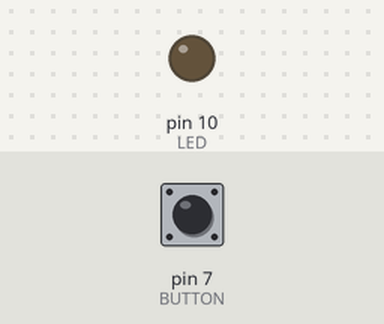
The sketch below on a simulated Arduino Uno, built with avr-gcc and run on an emulated ATmega328P. Parts: output pins drawn as LEDs (lit = HIGH). The inputs (shaded band) are chosen by the test bench; at power-on: pin 7 (BUTTON) LOW.

Above: at 1.2 s.
1.3 s: pin 7 (BUTTON) pulled HIGH for 0.15 s
At 2.71 s:
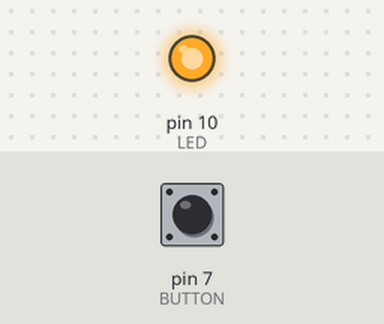
4.3 s: pin 7 (BUTTON) pulled HIGH for 1 s
Timing chart, 0 to 7.3 s (numbered marks = the images above; inputs shaded):
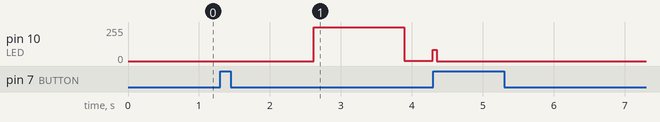

Measured:
- after the input at 1.3 s, pin 10 (LED): 0/255 → 255/255 after 1.3 s, → 3/255 1.3 s later, → 83/255 0.41 s later

The sketch:

led_pulse.ino
```cpp
const int BUTTON = 7;
const int LED = 10;

int state = 0;
int brightness = 0;
int dir = 1;
int button_val = LOW;
int button_old_val = LOW;
int pulse_delay = 5;

void setup() {
    pinMode(BUTTON, INPUT);
    pinMode(LED, OUTPUT);
}

void loop() {
    button_val = digitalRead(BUTTON);

    if ((button_val == HIGH) && (button_old_val == LOW)) {
        state = 1 - state;
        delay(50);
        if (state == 0) {
            brightness = 0;
        }
    }

    analogWrite(LED, brightness);

    if (state == 1) {
        brightness = brightness + dir;
        if (brightness < 3) {
            brightness = 3;
            dir = 1;
        }
        if (brightness > 255) {
            brightness = 255;
            dir = -1;
        }
        delay(pulse_delay);
    }

    button_old_val = button_val;
}
```
